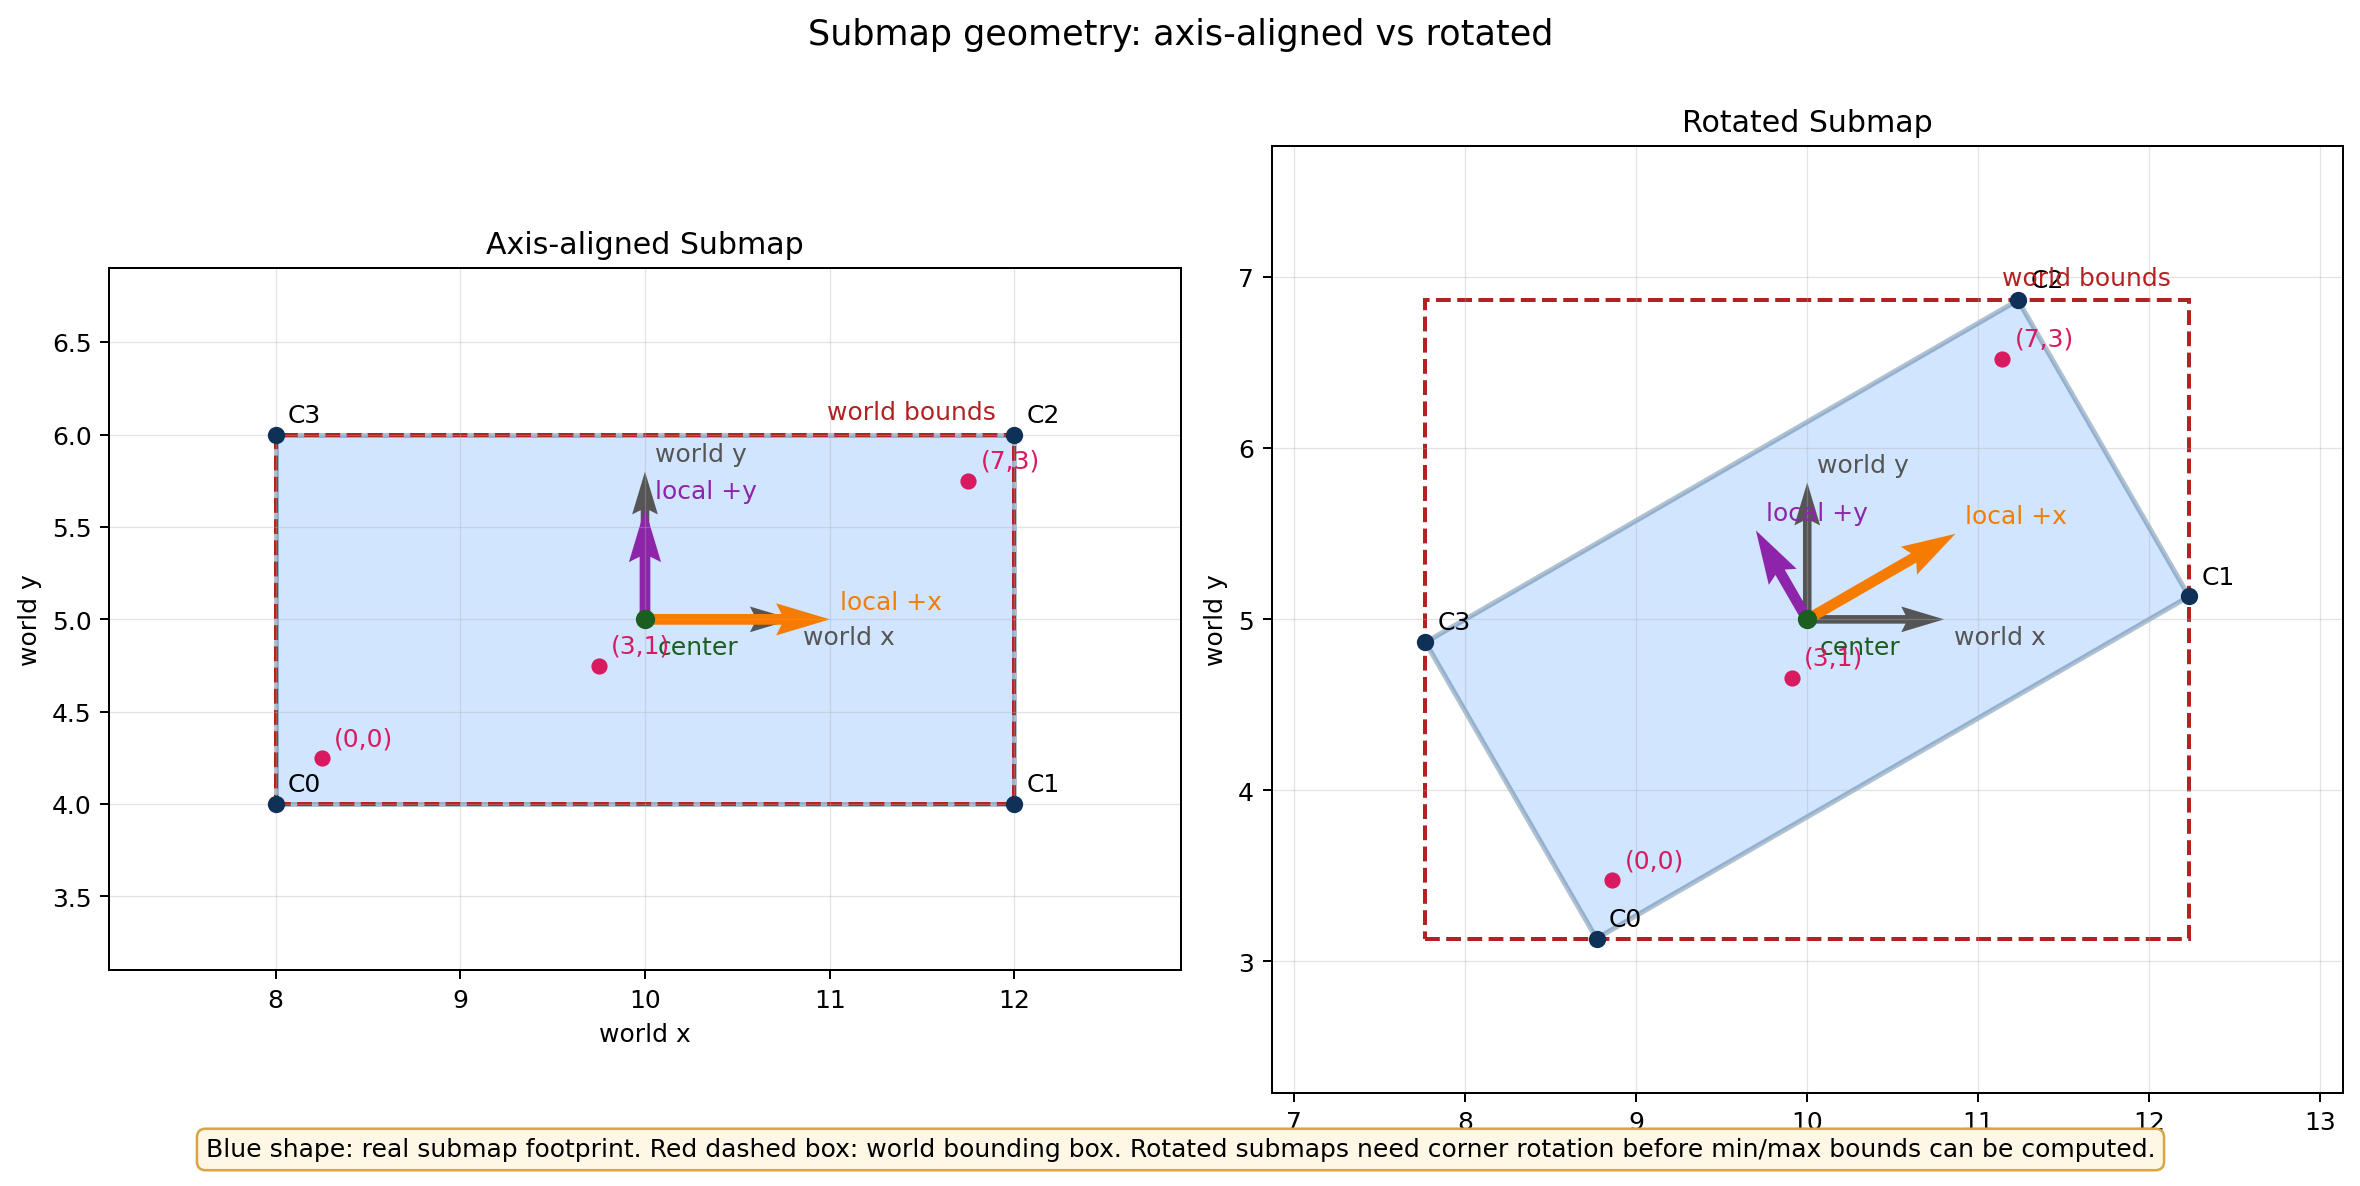

The Python source for this figure:
#!/usr/bin/env python3
# Copyright 2026 zwc
#
# Licensed under the Apache License, Version 2.0 (the "License");
# you may not use this file except in compliance with the License.
# You may obtain a copy of the License at
#
#     http://www.apache.org/licenses/LICENSE-2.0
#
# Unless required by applicable law or agreed to in writing, software
# distributed under the License is distributed on an "AS IS" BASIS,
# WITHOUT WARRANTIES OR CONDITIONS OF ANY KIND, either express or implied.
# See the License for the specific language governing permissions and
# limitations under the License.

from __future__ import annotations

import argparse
import math
import os
from dataclasses import dataclass


@dataclass(frozen=True)
class Point2D:
    x: float
    y: float


@dataclass(frozen=True)
class Pose2D:
    x: float
    y: float
    yaw: float


def rotate_point(point: Point2D, yaw: float) -> Point2D:
    c = math.cos(yaw)
    s = math.sin(yaw)
    return Point2D(c * point.x - s * point.y, s * point.x + c * point.y)


def transform_point(point: Point2D, pose: Pose2D) -> Point2D:
    rotated = rotate_point(point, pose.yaw)
    return Point2D(rotated.x + pose.x, rotated.y + pose.y)


def inverse_transform_point(point: Point2D, pose: Pose2D) -> Point2D:
    dx = point.x - pose.x
    dy = point.y - pose.y
    c = math.cos(pose.yaw)
    s = math.sin(pose.yaw)
    return Point2D(c * dx + s * dy, -s * dx + c * dy)


class AxisAlignedSubmap:
    """Current simple-slam style submap: axis-aligned, no rotation."""

    def __init__(self, resolution: float, width: int, height: int, map_center: Point2D) -> None:
        self.resolution = resolution
        self.width = width
        self.height = height
        self.map_center = map_center

    @property
    def size_x_m(self) -> float:
        return self.width * self.resolution

    @property
    def size_y_m(self) -> float:
        return self.height * self.resolution

    @property
    def lower_left(self) -> Point2D:
        return Point2D(
            self.map_center.x - 0.5 * self.size_x_m,
            self.map_center.y - 0.5 * self.size_y_m,
        )

    @property
    def upper_right(self) -> Point2D:
        return Point2D(self.lower_left.x + self.size_x_m, self.lower_left.y + self.size_y_m)

    def world_bounds(self) -> tuple[float, float, float, float]:
        lower_left = self.lower_left
        upper_right = self.upper_right
        return lower_left.x, lower_left.y, upper_right.x, upper_right.y

    def corners_world(self) -> list[Point2D]:
        lower_left = self.lower_left
        return [
            lower_left,
            Point2D(lower_left.x + self.size_x_m, lower_left.y),
            Point2D(lower_left.x + self.size_x_m, lower_left.y + self.size_y_m),
            Point2D(lower_left.x, lower_left.y + self.size_y_m),
        ]

    def grid_to_world_center(self, cell_x: int, cell_y: int) -> Point2D:
        lower_left = self.lower_left
        return Point2D(
            lower_left.x + (cell_x + 0.5) * self.resolution,
            lower_left.y + (cell_y + 0.5) * self.resolution,
        )

    def world_to_grid(self, point: Point2D) -> tuple[int, int] | None:
        lower_left = self.lower_left
        cell_x = math.floor((point.x - lower_left.x) / self.resolution)
        cell_y = math.floor((point.y - lower_left.y) / self.resolution)
        if not (0 <= cell_x < self.width and 0 <= cell_y < self.height):
            return None
        return cell_x, cell_y


class RotatedSubmap:
    """Rotated submap: the grid has its own local frame and a world yaw."""

    def __init__(self, resolution: float, width: int, height: int, pose: Pose2D) -> None:
        self.resolution = resolution
        self.width = width
        self.height = height
        self.pose = pose

    @property
    def size_x_m(self) -> float:
        return self.width * self.resolution

    @property
    def size_y_m(self) -> float:
        return self.height * self.resolution

    def local_lower_left(self) -> Point2D:
        return Point2D(-0.5 * self.size_x_m, -0.5 * self.size_y_m)

    def local_corners(self) -> list[Point2D]:
        lower_left = self.local_lower_left()
        return [
            lower_left,
            Point2D(lower_left.x + self.size_x_m, lower_left.y),
            Point2D(lower_left.x + self.size_x_m, lower_left.y + self.size_y_m),
            Point2D(lower_left.x, lower_left.y + self.size_y_m),
        ]

    def corners_world(self) -> list[Point2D]:
        return [transform_point(corner, self.pose) for corner in self.local_corners()]

    def world_bounds(self) -> tuple[float, float, float, float]:
        corners = self.corners_world()
        xs = [corner.x for corner in corners]
        ys = [corner.y for corner in corners]
        return min(xs), min(ys), max(xs), max(ys)

    def grid_to_world_center(self, cell_x: int, cell_y: int) -> Point2D:
        local_lower_left = self.local_lower_left()
        local_center = Point2D(
            local_lower_left.x + (cell_x + 0.5) * self.resolution,
            local_lower_left.y + (cell_y + 0.5) * self.resolution,
        )
        return transform_point(local_center, self.pose)

    def world_to_grid(self, point: Point2D) -> tuple[int, int] | None:
        local_point = inverse_transform_point(point, self.pose)
        local_lower_left = self.local_lower_left()
        cell_x = math.floor((local_point.x - local_lower_left.x) / self.resolution)
        cell_y = math.floor((local_point.y - local_lower_left.y) / self.resolution)
        if not (0 <= cell_x < self.width and 0 <= cell_y < self.height):
            return None
        return cell_x, cell_y


def format_point(point: Point2D) -> str:
    return f"({point.x:.3f}, {point.y:.3f})"


def print_submap_info(name: str, submap: AxisAlignedSubmap | RotatedSubmap) -> None:
    min_x, min_y, max_x, max_y = submap.world_bounds()
    print(name)
    print("=" * len(name))
    print(f"resolution     : {submap.resolution:.3f} m/cell")
    print(f"grid size      : {submap.width} x {submap.height} cells")
    print(f"map size       : {submap.size_x_m:.3f} m x {submap.size_y_m:.3f} m")
    if isinstance(submap, AxisAlignedSubmap):
        print(f"map_center     : {format_point(submap.map_center)}")
        print("rotation       : none, grid axes are aligned with world x/y")
    else:
        print(
            "submap pose    : "
            f"({submap.pose.x:.3f}, {submap.pose.y:.3f}, "
            f"yaw={submap.pose.yaw:.3f})"
        )
        print("rotation       : grid axes are rotated relative to world x/y")
    print(
        f"world bounds   : x[{min_x:.3f}, {max_x:.3f}] "
        f"y[{min_y:.3f}, {max_y:.3f}]"
    )
    print("world corners  :")
    for index, corner in enumerate(submap.corners_world()):
        print(f"  corner {index}: {format_point(corner)}")
    print()


def compare_sample_points(
    axis_aligned: AxisAlignedSubmap,
    rotated: RotatedSubmap,
    sample_points: list[Point2D],
) -> None:
    print("Sample point lookup")
    print("===================")
    for point in sample_points:
        print(f"world point {format_point(point)}")
        axis_cell = axis_aligned.world_to_grid(point)
        rotated_cell = rotated.world_to_grid(point)
        print(f"  axis-aligned -> {axis_cell}")
        print(f"  rotated      -> {rotated_cell}")
    print()


def compare_sample_cells(
    axis_aligned: AxisAlignedSubmap,
    rotated: RotatedSubmap,
    sample_cells: list[tuple[int, int]],
) -> None:
    print("Sample cell centers")
    print("===================")
    for cell_x, cell_y in sample_cells:
        axis_world = axis_aligned.grid_to_world_center(cell_x, cell_y)
        rotated_world = rotated.grid_to_world_center(cell_x, cell_y)
        print(f"cell ({cell_x}, {cell_y})")
        print(f"  axis-aligned -> {format_point(axis_world)}")
        print(f"  rotated      -> {format_point(rotated_world)}")
    print()


def print_figure_guide() -> None:
    print("Figure guide")
    print("============")
    print(
        "Left panel: axis-aligned submap. "
        "The blue rectangle itself is the world footprint."
    )
    print(
        "Left panel: because the local axes match world x/y, "
        "lower_left + width/height is enough."
    )
    print(
        "Right panel: rotated submap. "
        "The blue polygon is the real rotated footprint in world coordinates."
    )
    print(
        "Right panel: the red dashed box is the axis-aligned world "
        "bounding box computed from 4 rotated corners."
    )
    print(
        "Orange arrow means local +x. Purple arrow means local +y. "
        "Gray arrows are world x/y."
    )
    print(
        "Pink labels such as (0,0) and (7,3) are sample grid-cell centers "
        "after mapping to world."
    )
    print()


def draw_submap_panel(
    axis,
    title: str,
    submap: AxisAlignedSubmap | RotatedSubmap,
    sample_cells: list[tuple[int, int]],
) -> None:
    from matplotlib.patches import Polygon, Rectangle

    corners = submap.corners_world()
    polygon_points = [(corner.x, corner.y) for corner in corners]
    polygon = Polygon(
        polygon_points,
        closed=True,
        fill=True,
        facecolor="#7db7ff",
        edgecolor="#1f4e79",
        linewidth=2.0,
        alpha=0.35,
    )
    axis.add_patch(polygon)

    xs = [corner.x for corner in corners]
    ys = [corner.y for corner in corners]
    for index, corner in enumerate(corners):
        axis.scatter([corner.x], [corner.y], color="#0f3057", s=35, zorder=5)
        axis.annotate(
            f"C{index}",
            (corner.x, corner.y),
            textcoords="offset points",
            xytext=(5, 5),
        )

    min_x, min_y, max_x, max_y = submap.world_bounds()
    bounds = Rectangle(
        (min_x, min_y),
        max_x - min_x,
        max_y - min_y,
        fill=False,
        edgecolor="#b22222",
        linewidth=1.6,
        linestyle="--",
    )
    axis.add_patch(bounds)
    axis.annotate(
        "world bounds",
        (max_x, max_y),
        textcoords="offset points",
        xytext=(-75, 6),
        color="#b22222",
    )

    if isinstance(submap, AxisAlignedSubmap):
        center = submap.map_center
        yaw = 0.0
    else:
        center = Point2D(submap.pose.x, submap.pose.y)
        yaw = submap.pose.yaw

    axis.scatter([center.x], [center.y], color="#1b5e20", s=45, zorder=6)
    axis.annotate(
        "center",
        (center.x, center.y),
        textcoords="offset points",
        xytext=(5, -14),
        color="#1b5e20",
    )

    axis.quiver(
        center.x,
        center.y,
        0.8,
        0.0,
        angles="xy",
        scale_units="xy",
        scale=1.0,
        color="#555555",
        width=0.008,
    )
    axis.quiver(
        center.x,
        center.y,
        0.0,
        0.8,
        angles="xy",
        scale_units="xy",
        scale=1.0,
        color="#555555",
        width=0.008,
    )
    axis.annotate(
        "world x",
        (center.x + 0.8, center.y),
        textcoords="offset points",
        xytext=(4, -10),
        color="#555555",
    )
    axis.annotate(
        "world y",
        (center.x, center.y + 0.8),
        textcoords="offset points",
        xytext=(4, 4),
        color="#555555",
    )

    axis.quiver(
        center.x,
        center.y,
        1.0 * math.cos(yaw),
        1.0 * math.sin(yaw),
        angles="xy",
        scale_units="xy",
        scale=1.0,
        color="#f57c00",
        width=0.010,
    )
    axis.quiver(
        center.x,
        center.y,
        -0.6 * math.sin(yaw),
        0.6 * math.cos(yaw),
        angles="xy",
        scale_units="xy",
        scale=1.0,
        color="#8e24aa",
        width=0.010,
    )
    axis.annotate(
        "local +x",
        (center.x + math.cos(yaw), center.y + math.sin(yaw)),
        textcoords="offset points",
        xytext=(4, 4),
        color="#f57c00",
    )
    axis.annotate(
        "local +y",
        (center.x - 0.6 * math.sin(yaw), center.y + 0.6 * math.cos(yaw)),
        textcoords="offset points",
        xytext=(4, 4),
        color="#8e24aa",
    )

    for cell_x, cell_y in sample_cells:
        cell_center = submap.grid_to_world_center(cell_x, cell_y)
        axis.scatter([cell_center.x], [cell_center.y], color="#d81b60", s=30, zorder=6)
        axis.annotate(
            f"({cell_x},{cell_y})",
            (cell_center.x, cell_center.y),
            textcoords="offset points",
            xytext=(5, 5),
            color="#d81b60",
        )

    padding = 0.9
    axis.set_xlim(min(xs + [min_x]) - padding, max(xs + [max_x]) + padding)
    axis.set_ylim(min(ys + [min_y]) - padding, max(ys + [max_y]) + padding)
    axis.set_aspect("equal", adjustable="box")
    axis.grid(True, linewidth=0.5, alpha=0.35)
    axis.set_title(title)
    axis.set_xlabel("world x")
    axis.set_ylabel("world y")


def render_plot(
    axis_aligned: AxisAlignedSubmap,
    rotated: RotatedSubmap,
    sample_cells: list[tuple[int, int]],
    output_path: str,
    show_window: bool,
) -> None:
    headless = not os.environ.get("DISPLAY")
    if headless:
        import matplotlib

        matplotlib.use("Agg")

    import matplotlib.pyplot as plt

    figure, axes = plt.subplots(
        1, 2, figsize=(13, 6.5), constrained_layout=True
    )
    draw_submap_panel(axes[0], "Axis-aligned Submap", axis_aligned, sample_cells)
    draw_submap_panel(axes[1], "Rotated Submap", rotated, sample_cells)
    figure.suptitle("Submap geometry: axis-aligned vs rotated", fontsize=14)
    figure.text(
        0.5,
        0.02,
        "Blue shape: real submap footprint. Red dashed box: world "
        "bounding box. Rotated submaps need corner rotation before "
        "min/max bounds can be computed.",
        ha="center",
        fontsize=10,
        bbox={
            "boxstyle": "round,pad=0.35",
            "facecolor": "#fff7e6",
            "edgecolor": "#d9a441",
        },
    )
    figure.savefig(output_path, dpi=180, bbox_inches="tight")
    if show_window and not headless:
        plt.show()
    plt.close(figure)


def parse_args() -> argparse.Namespace:
    parser = argparse.ArgumentParser(description="Show axis-aligned and rotated submap geometry.")
    parser.add_argument(
        "--output",
        default=os.path.join(os.path.dirname(__file__), "submap_rotation_demo.png"),
        help="Path to save the generated figure.",
    )
    parser.add_argument(
        "--no-show",
        action="store_true",
        help="Do not open a matplotlib window even if DISPLAY is available.",
    )
    return parser.parse_args()


def main() -> None:
    args = parse_args()
    axis_aligned = AxisAlignedSubmap(
        resolution=0.5,
        width=8,
        height=4,
        map_center=Point2D(10.0, 5.0),
    )
    rotated = RotatedSubmap(
        resolution=0.5,
        width=8,
        height=4,
        pose=Pose2D(10.0, 5.0, math.radians(30.0)),
    )

    print_submap_info("Axis-aligned submap", axis_aligned)
    print_submap_info("Rotated submap", rotated)

    sample_points = [
        Point2D(10.0, 5.0),
        Point2D(8.3, 4.4),
        Point2D(11.6, 5.8),
        Point2D(12.1, 6.8),
    ]
    compare_sample_points(axis_aligned, rotated, sample_points)

    sample_cells = [(0, 0), (3, 1), (7, 3)]
    compare_sample_cells(axis_aligned, rotated, sample_cells)
    print_figure_guide()

    render_plot(axis_aligned, rotated, sample_cells, args.output, show_window=not args.no_show)
    print(f"Figure saved to: {args.output}")

    print("Key difference")
    print("==============")
    print("Axis-aligned submap can compute max_x/max_y by lower_left + width/height * resolution.")
    print("Rotated submap must rotate its four corners first, then build the world bounding box.")


if __name__ == "__main__":
    main()
